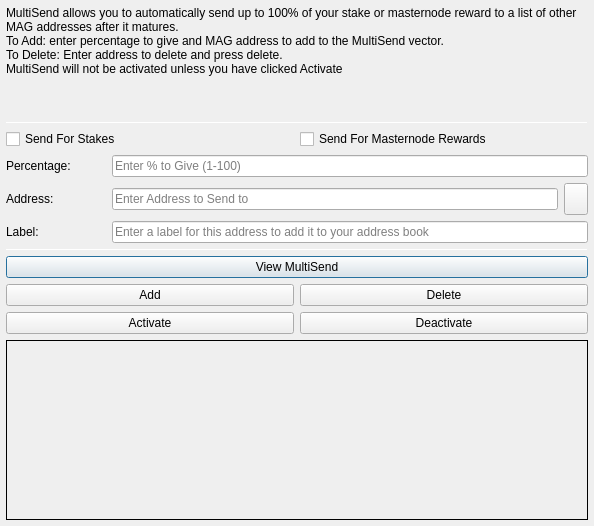
<?xml version="1.0" encoding="UTF-8"?>
<ui version="4.0">
 <class>MultiSendDialog</class>
 <widget class="QDialog" name="MultiSendDialog">
  <property name="windowModality">
   <enum>Qt::NonModal</enum>
  </property>
  <property name="geometry">
   <rect>
    <x>0</x>
    <y>0</y>
    <width>594</width>
    <height>526</height>
   </rect>
  </property>
  <property name="windowTitle">
   <string>MultiSend</string>
  </property>
  <layout class="QVBoxLayout" name="verticalLayout" stretch="0">
   <property name="leftMargin">
    <number>6</number>
   </property>
   <property name="topMargin">
    <number>6</number>
   </property>
   <property name="rightMargin">
    <number>6</number>
   </property>
   <property name="bottomMargin">
    <number>6</number>
   </property>
   <item>
    <layout class="QVBoxLayout" name="verticalLayout_Main" stretch="1,1,1,0,1,1,1">
     <item>
      <widget class="QLabel" name="label_2">
       <property name="lineWidth">
        <number>1</number>
       </property>
       <property name="text">
        <string>MultiSend allows you to automatically send up to 100% of your stake or masternode reward to a list of other MAG addresses after it matures.
To Add: enter percentage to give and MAG address to add to the MultiSend vector.
To Delete: Enter address to delete and press delete.
MultiSend will not be activated unless you have clicked Activate</string>
       </property>
       <property name="alignment">
        <set>Qt::AlignLeading|Qt::AlignLeft|Qt::AlignTop</set>
       </property>
       <property name="wordWrap">
        <bool>true</bool>
       </property>
      </widget>
     </item>
     <item>
      <widget class="Line" name="line">
       <property name="minimumSize">
        <size>
         <width>0</width>
         <height>1</height>
        </size>
       </property>
       <property name="maximumSize">
        <size>
         <width>16777215</width>
         <height>1</height>
        </size>
       </property>
       <property name="orientation">
        <enum>Qt::Horizontal</enum>
       </property>
      </widget>
     </item>
     <item>
      <layout class="QVBoxLayout" name="verticalLayout_Settings">
       <item>
        <layout class="QHBoxLayout" name="horizontalLayout">
         <item>
          <widget class="QCheckBox" name="multiSendStakeCheckBox">
           <property name="text">
            <string>Send For Stakes</string>
           </property>
          </widget>
         </item>
         <item>
          <widget class="QCheckBox" name="multiSendMasternodeCheckBox">
           <property name="text">
            <string>Send For Masternode Rewards</string>
           </property>
          </widget>
         </item>
        </layout>
       </item>
       <item>
        <layout class="QHBoxLayout" name="horizontalLayout_6">
         <item>
          <widget class="QLabel" name="label">
           <property name="minimumSize">
            <size>
             <width>100</width>
             <height>0</height>
            </size>
           </property>
           <property name="toolTip">
            <string>Percentage of stake to send</string>
           </property>
           <property name="text">
            <string>Percentage:</string>
           </property>
          </widget>
         </item>
         <item>
          <widget class="QLineEdit" name="multiSendPercentEdit">
           <property name="toolTip">
            <string>Enter whole numbers 1 - 100</string>
           </property>
           <property name="placeholderText">
            <string>Enter % to Give (1-100)</string>
           </property>
          </widget>
         </item>
        </layout>
       </item>
       <item>
        <layout class="QHBoxLayout" name="horizontalLayout_7">
         <item>
          <widget class="QLabel" name="label_5">
           <property name="minimumSize">
            <size>
             <width>100</width>
             <height>0</height>
            </size>
           </property>
           <property name="toolTip">
            <string>Address to send portion of stake to</string>
           </property>
           <property name="text">
            <string>Address:</string>
           </property>
          </widget>
         </item>
         <item>
          <widget class="QLineEdit" name="multiSendAddressEdit">
           <property name="toolTip">
            <string/>
           </property>
           <property name="placeholderText">
            <string>Enter Address to Send to</string>
           </property>
          </widget>
         </item>
         <item>
          <widget class="QToolButton" name="addressBookButton">
           <property name="maximumSize">
            <size>
             <width>16777215</width>
             <height>32</height>
            </size>
           </property>
           <property name="toolTip">
            <string>Choose an address from the address book</string>
           </property>
           <property name="text">
            <string/>
           </property>
           <property name="icon">
            <iconset resource="../mag.qrc">
             <normaloff>:/icons/address-book</normaloff>:/icons/address-book</iconset>
           </property>
           <property name="shortcut">
            <string>Alt+A</string>
           </property>
          </widget>
         </item>
        </layout>
       </item>
      </layout>
     </item>
     <item>
      <layout class="QHBoxLayout" name="horizontalLayout_3">
       <item>
        <widget class="QLabel" name="label_3">
         <property name="minimumSize">
          <size>
           <width>100</width>
           <height>0</height>
          </size>
         </property>
         <property name="text">
          <string>Label:</string>
         </property>
        </widget>
       </item>
       <item>
        <widget class="QLineEdit" name="labelAddressLabelEdit">
         <property name="placeholderText">
          <string>Enter a label for this address to add it to your address book</string>
         </property>
        </widget>
       </item>
      </layout>
     </item>
     <item>
      <widget class="Line" name="line_2">
       <property name="minimumSize">
        <size>
         <width>0</width>
         <height>1</height>
        </size>
       </property>
       <property name="maximumSize">
        <size>
         <width>16777215</width>
         <height>1</height>
        </size>
       </property>
       <property name="orientation">
        <enum>Qt::Horizontal</enum>
       </property>
      </widget>
     </item>
     <item>
      <layout class="QVBoxLayout" name="verticalLayout_Buttons">
       <item>
        <layout class="QHBoxLayout" name="horizontalLayout_4">
         <item>
          <widget class="QPushButton" name="viewButton">
           <property name="toolTip">
            <string/>
           </property>
           <property name="statusTip">
            <string>View MultiSend Vector</string>
           </property>
           <property name="text">
            <string>View MultiSend</string>
           </property>
          </widget>
         </item>
        </layout>
       </item>
       <item>
        <layout class="QHBoxLayout" name="horizontalLayout_2">
         <item>
          <widget class="QPushButton" name="addButton">
           <property name="toolTip">
            <string/>
           </property>
           <property name="statusTip">
            <string>Add to MultiSend Vector</string>
           </property>
           <property name="text">
            <string>Add</string>
           </property>
          </widget>
         </item>
         <item>
          <widget class="QPushButton" name="deleteButton">
           <property name="toolTip">
            <string/>
           </property>
           <property name="statusTip">
            <string>Delete Address From MultiSend Vector</string>
           </property>
           <property name="text">
            <string>Delete</string>
           </property>
          </widget>
         </item>
        </layout>
       </item>
       <item>
        <layout class="QHBoxLayout" name="horizontalLayout_5">
         <item>
          <widget class="QPushButton" name="activateButton">
           <property name="statusTip">
            <string>Activate MultiSend</string>
           </property>
           <property name="text">
            <string>Activate</string>
           </property>
          </widget>
         </item>
         <item>
          <widget class="QPushButton" name="disableButton">
           <property name="statusTip">
            <string>Deactivate MultiSend</string>
           </property>
           <property name="text">
            <string>Deactivate</string>
           </property>
          </widget>
         </item>
        </layout>
       </item>
      </layout>
     </item>
     <item>
      <widget class="QLabel" name="message">
       <property name="minimumSize">
        <size>
         <width>0</width>
         <height>180</height>
        </size>
       </property>
       <property name="frameShape">
        <enum>QFrame::Panel</enum>
       </property>
       <property name="frameShadow">
        <enum>QFrame::Plain</enum>
       </property>
       <property name="lineWidth">
        <number>1</number>
       </property>
       <property name="midLineWidth">
        <number>1</number>
       </property>
       <property name="text">
        <string/>
       </property>
       <property name="alignment">
        <set>Qt::AlignLeading|Qt::AlignLeft|Qt::AlignTop</set>
       </property>
       <property name="wordWrap">
        <bool>true</bool>
       </property>
      </widget>
     </item>
    </layout>
   </item>
  </layout>
 </widget>
 <resources>
  <include location="../mag.qrc"/>
 </resources>
 <connections/>
</ui>
